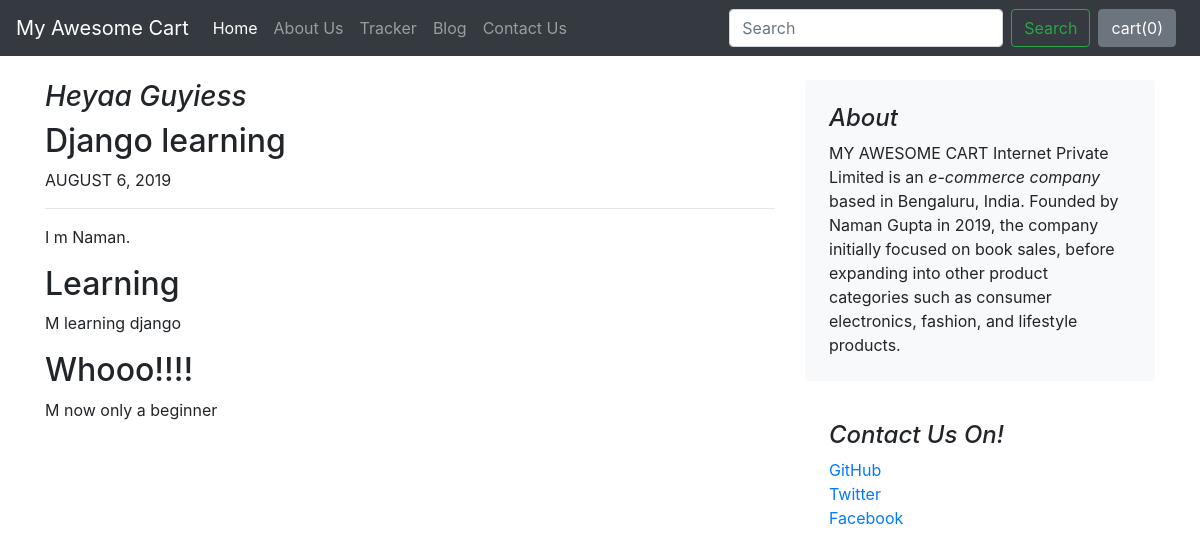
The page /blog/blogpost/1 on the database its author committed.
### blog/models.py (models this page shows)
class Blogpost(models.Model):
    post_id = models.AutoField(primary_key=True)
    title = models.CharField(max_length=50)
    head0 = models.CharField(max_length=500, default="")
    chead0 = models.CharField(max_length=5000, default="")
    head1 = models.CharField(max_length=500, default="")
    chead1 = models.CharField(max_length=5000, default="")
    head2 = models.CharField(max_length=500, default="")
    chead2 = models.CharField(max_length=5000, default="")
    pub_date = models.DateField()
    thumbnail = models.ImageField(upload_to='shop/images', default="")
    def __str__(self):
        return self.title

### blog/views.py (the view)
# urls.py: path("blogpost/<int:myyid>", views.blogpost, name="blogpost")
def blogpost(request, myyid):
	post = Blogpost.objects.filter(post_id = myyid)[0]
	print(post)
	return render(request, 'blog/blogpost.html', {'post':post})

### blog/templates/blog/blogpost.html (shortened to what this page needs)
{% extends 'shop/basic.html' %}
{% block body %}
<main role="main" class="container mt-4">
  <div class="row">
    <div class="col-md-8 blog-main">
      <h3 class=" font-italic ">
           {{post.title}}
      </h3>
      <div class="blog-post">
        <h2 class="blog-post-title">{{post.head0}}</h2>
        <p class="blog-post-meta">AUGUST 6, 2019 </p>
        <hr>
        <p>{{post.chead0}}</p>
        <h2>{{post.head1}}</h2>
        <p>{{post.chead1}}</p>
         <h2>{{post.head2}}</h2>
        <p>{{post.chead2}}</p>
      </div>
    </div>
    <aside class="col-md-4 blog-sidebar">
      <div class="p-4 mb-3 bg-light rounded">
        <h4 class="font-italic">About</h4>
        <p class="mb-0">MY AWESOME CART Internet Private Limited is an <em>e-commerce company</em> based in Bengaluru, India. Founded by Naman Gupta in 2019, the company initially focused on book sales, before expanding into other product categories  such as consumer electronics, fashion, and lifestyle products. </p>
      </div>
      <div class="p-4">
        <h4 class="font-italic">Contact Us On!</h4>
        <ol class="list-unstyled">
          <li><a href="#">GitHub</a></li>
          <li><a href="#">Twitter</a></li>
          <li><a href="#">Facebook</a></li>
        </ol>
      </div>
    </aside>
  </div>
</main>
{% endblock %}

### rows shown on the page
Blogpost: title "Heyaa Guyiess", head0 "Django learning", chead0 "I m Naman.", head1 "Learning", chead1 "M learning django", head2 "Whooo!!!!", chead2 "M now only a beginner"
